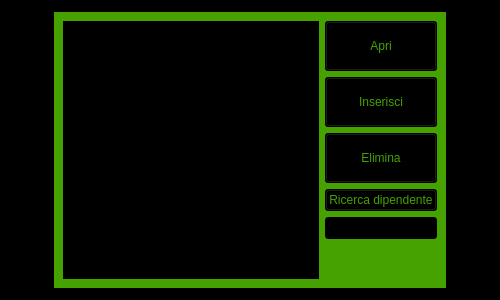
<?xml version="1.0" encoding="UTF-8"?>
<ui version="4.0">
 <class>vista_lista_dipendenti</class>
 <widget class="QWidget" name="vista_lista_dipendenti">
  <property name="geometry">
   <rect>
    <x>0</x>
    <y>0</y>
    <width>500</width>
    <height>300</height>
   </rect>
  </property>
  <property name="minimumSize">
   <size>
    <width>500</width>
    <height>300</height>
   </size>
  </property>
  <property name="windowTitle">
   <string>Lista Dipendenti</string>
  </property>
  <property name="styleSheet">
   <string notr="true">background-color: rgb(0, 0, 0);</string>
  </property>
  <layout class="QGridLayout" name="gridLayout">
   <item row="0" column="0" alignment="Qt::AlignHCenter|Qt::AlignVCenter">
    <widget class="QWidget" name="widget" native="true">
     <property name="styleSheet">
      <string notr="true">background-color: rgb(69, 162, 0);</string>
     </property>
     <layout class="QGridLayout" name="gridLayout_2">
      <item row="0" column="0">
       <layout class="QHBoxLayout" name="horizontalLayout" stretch="3,1">
        <item>
         <widget class="QListView" name="list_view">
          <property name="styleSheet">
           <string notr="true">background-color: rgb(0, 0, 0);
color: rgb(255, 255, 255);</string>
          </property>
          <property name="editTriggers">
           <set>QAbstractItemView::NoEditTriggers</set>
          </property>
         </widget>
        </item>
        <item>
         <layout class="QVBoxLayout" name="verticalLayout">
          <item>
           <widget class="QPushButton" name="open_button">
            <property name="minimumSize">
             <size>
              <width>0</width>
              <height>50</height>
             </size>
            </property>
            <property name="maximumSize">
             <size>
              <width>16777215</width>
              <height>50</height>
             </size>
            </property>
            <property name="styleSheet">
             <string notr="true">color: rgb(69, 162, 0);
background-color: rgb(0, 0, 0);</string>
            </property>
            <property name="text">
             <string>Apri</string>
            </property>
           </widget>
          </item>
          <item>
           <widget class="QPushButton" name="new_button">
            <property name="minimumSize">
             <size>
              <width>0</width>
              <height>50</height>
             </size>
            </property>
            <property name="maximumSize">
             <size>
              <width>16777215</width>
              <height>50</height>
             </size>
            </property>
            <property name="styleSheet">
             <string notr="true">color: rgb(69, 162, 0);
background-color: rgb(0, 0, 0);</string>
            </property>
            <property name="text">
             <string>Inserisci</string>
            </property>
           </widget>
          </item>
          <item>
           <widget class="QPushButton" name="delete_button">
            <property name="minimumSize">
             <size>
              <width>0</width>
              <height>50</height>
             </size>
            </property>
            <property name="maximumSize">
             <size>
              <width>16777215</width>
              <height>50</height>
             </size>
            </property>
            <property name="styleSheet">
             <string notr="true">color: rgb(69, 162, 0);
background-color: rgb(0, 0, 0);</string>
            </property>
            <property name="text">
             <string>Elimina</string>
            </property>
           </widget>
          </item>
          <item>
           <widget class="QPushButton" name="pushButton">
            <property name="styleSheet">
             <string notr="true">color: rgb(69, 162, 0);
background-color: rgb(0, 0, 0);</string>
            </property>
            <property name="text">
             <string>Ricerca dipendente</string>
            </property>
           </widget>
          </item>
          <item>
           <widget class="QLineEdit" name="lineEdit">
            <property name="styleSheet">
             <string notr="true">background-color: rgb(0, 0, 0);
color: rgb(255, 255, 255);</string>
            </property>
           </widget>
          </item>
          <item>
           <spacer name="verticalSpacer">
            <property name="orientation">
             <enum>Qt::Vertical</enum>
            </property>
            <property name="sizeHint" stdset="0">
             <size>
              <width>20</width>
              <height>40</height>
             </size>
            </property>
           </spacer>
          </item>
         </layout>
        </item>
       </layout>
      </item>
     </layout>
    </widget>
   </item>
  </layout>
 </widget>
 <resources/>
 <connections/>
</ui>
